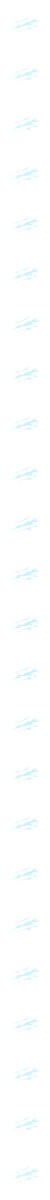
#> input picture art/hullbound_mender_fx/exports/anim_mender_a1_hull_omen_v1.webp, 150 x 3600 px, given in place of P1_hull_omen.png, which was not available (shown at 1/3 size)
$ python build_fx_v2.py --src exports
#> lines starting #> are read from the running program, lines starting #| are printed output that depends on the picture; after the words box and inside, x2 and y2 are one past the last pixel; in counts of white or black regions, pixels touching at a corner belong together
#!/usr/bin/env python3
"""The Hullbound Mender combat clips, v2: built piece by piece from dauntless's paintings, in the approved Mother of
Echoes v9 painted-light method (tnr-animation/v9: kit9.py, pieces13.py, build_painted_moves.py).

Why v2: v1 mostly scaled, slid or faded one whole painting. Here every painting is cut into its own pieces (connected
components lifted off the black, plus angular / radial / along-axis splits of the big connected bodies), and each
piece gets its own timing, easing and path: plates punch up one after another and overshoot, cracks propagate along
their own axis behind a white front, shards fly on ballistic arcs with spin, sparks and motes rise on their own
phases, light builds before every hit and decays after it. Loops are periodic in every term, so they wrap seamlessly.

Light model (kit9): pieces are light on black, screened onto a 3x supersampled frame, bloomed, then turned into
colour + alpha (alpha from energy) so it reads as additive soft light over the dark board. Appears are drawn twice
stacked by the renderer, so their alpha is pre-compensated (a' = 1 - sqrt(1 - a)); loops are drawn once.

Geometry and export match v1 (mender_fx_v1.json): 150 px square frames, a vertical strip, 50 ms per frame, the hex
footprint 120 x 60 centred (2.5 hex-height clip, SKYGLASS_MENDER_PITCH.md section 9), lossless webp, 24 frames
(3600 px strip, under the 4096 px phone texture limit), each strip under 450 KB.

    python3 art/hullbound_mender_fx/build_fx_v2.py --src /mnt/project-files/tnr/art/mender_inbox \
        [--preview DIR] [--only key,key]
"""
import argparse, json, math, os, random, subprocess, shutil
from collections import deque
import numpy as np
from PIL import Image, ImageDraw, ImageFilter, ImageFont

HERE = os.path.dirname(os.path.abspath(__file__))
OUT = os.path.join(HERE, "exports")
VER = "v2"
S, SS = 150, 3                 # output cell, supersampling
HI = S * SS
CX, CY = 75.0, 75.0            # hex centre (output px)
HW, HH = 120, 60               # hex footprint
SPEED = 50
N = 24                         # frames per clip
TAU = 2 * math.pi
WS = 502                       # working size the 1254 px paintings are cut at

CYAN = (.62, .86, 1.0)
GOLD = (1.0, .74, .32)
EMBER = (1.0, .55, .18)
SMOKE = (.70, .78, .84)


# ---------------------------------------------------------------------------------------------------- easing
def cl(t): return max(0.0, min(1.0, t))
def ease_out(t): t = cl(t); return 1 - (1 - t) ** 3
def ease_in(t): t = cl(t); return t ** 2.4
def ease_io(t): t = cl(t); return t * t * (3 - 2 * t)
def back_out(t, o=1.9):
    t = cl(t) - 1
    return 1 + t * t * ((o + 1) * t + o)
def bump(t, a, b):
    if t <= a or t >= b: return 0.0
    return math.sin(math.pi * (t - a) / (b - a))
def frac(x): return x - math.floor(x)


# ---------------------------------------------------------------------------------------------------- pieces
class Piece:
    """A light piece cut from a painting: rgb (light on black), its crop box centre c in working coords, plus maps
    (same shape as rgb[..., 0]) cropped from full-painting fields: t (along an axis), d (distance from a base), etc."""
    def __init__(self, rgb, box, **meta):
        self.rgb = rgb; self.box = box
        x0, y0, x1, y1 = box
        self.c = ((x0 + x1) / 2, (y0 + y1) / 2)
        self.maps = {}
        self.__dict__.update(meta)

    def crop(self, name, field):
        x0, y0, x1, y1 = self.box
        self.maps[name] = field[y0:y1, x0:x1]
        return self.maps[name]


def lift(path):
    im = Image.open(path).convert("RGB").resize((WS, WS), Image.LANCZOS)
    a = np.asarray(im, float) / 255
    m = a.max(axis=2, keepdims=True)
    return a * np.clip((m - .02) / .05, 0, 1)                    # true black, soft floor, no grey haze


def label(mask):
    """8-connected components of a bool mask -> (labels, [dict(id, n, x0, y0, x1, y1)])."""
    H, W = mask.shape
    lab = np.zeros((H, W), np.int32); comps = []; n = 0
    ys, xs = np.nonzero(mask)
    for y, x in zip(ys, xs):
        if lab[y, x]: continue
        n += 1; q = deque([(y, x)]); lab[y, x] = n; cnt = 0; bx0 = bx1 = x; by0 = by1 = y
        while q:
            a, b = q.popleft(); cnt += 1
            bx0 = min(bx0, b); bx1 = max(bx1, b); by0 = min(by0, a); by1 = max(by1, a)
            for c in (a - 1, a, a + 1):
                for d in (b - 1, b, b + 1):
                    if 0 <= c < H and 0 <= d < W and mask[c, d] and not lab[c, d]:
                        lab[c, d] = n; q.append((c, d))
        comps.append(dict(id=n, n=cnt, x0=bx0, y0=by0, x1=bx1, y1=by1))
    return lab, sorted(comps, key=lambda c: -c["n"])


def grow(mask, r):
    im = Image.fromarray((mask * 255).astype(np.uint8))
    return np.asarray(im.filter(ImageFilter.MaxFilter(2 * r + 1)), float) / 255


def soft(w, r):
    return np.asarray(Image.fromarray((np.clip(w, 0, 1) * 255).astype(np.uint8)).filter(ImageFilter.GaussianBlur(r)), float) / 255


def cut(img, w, pad=4, **meta):
    a = img * w[..., None]
    ys, xs = np.nonzero(a.max(axis=2) > .02)
    if len(ys) == 0: return None
    x0, x1 = max(0, xs.min() - pad), min(WS, xs.max() + pad + 1)
    y0, y1 = max(0, ys.min() - pad), min(WS, ys.max() + pad + 1)
    return Piece(a[y0:y1, x0:x1].copy(), (x0, y0, x1, y1), **meta)


def comp_weight(lab, ids, grow_r=2, blur=1.5):
    m = np.isin(lab, ids).astype(float)
    return soft(grow(m, grow_r), blur) if grow_r else m


def partition(field, bounds, s):
    """Soft partition of unity over a scalar field split at `bounds` (sorted), edge softness s."""
    def step(x): return 1 / (1 + np.exp(-x / s))
    ws = []
    edges = [-1e9] + list(bounds) + [1e9]
    for lo, hi in zip(edges, edges[1:]):
        a = step(field - lo) if lo > -1e8 else 1.0
        b = step(field - hi) if hi < 1e8 else 0.0
        ws.append(np.clip(a - b, 0, 1))
    return ws


def valleys(field, weight, lo, hi, k, sep, smooth=5):
    """Pick up to k split values in [lo, hi] at the low points of the weight histogram over `field`."""
    bins = np.linspace(lo, hi, int(hi - lo) + 1)
    h, _ = np.histogram(field.ravel(), bins=bins, weights=weight.ravel())
    ker = np.ones(smooth) / smooth; h = np.convolve(h, ker, mode="same")
    cs = np.cumsum(h); tot = cs[-1]
    cand = [j for j in range(2, len(h) - 2) if h[j] <= h[j - 1] and h[j] <= h[j + 1]
            and .04 * tot < cs[j] < .96 * tot]
    cand.sort(key=lambda j: h[j])
    pick = []
    for j in cand:
        if all(abs(j - p) >= sep for p in pick): pick.append(j)
        if len(pick) >= k: break
    return sorted(bins[j] + .5 for j in pick)


def pca_t(img, mask=None, head_right=True):
    """Projection of every pixel on the bright pixels' main axis, 0 at one end, 1 at the other (right end = 1)."""
    lum = img.max(axis=2) if mask is None else mask
    ys, xs = np.nonzero(lum > .08); wts = lum[ys, xs]
    mx, my = np.average(xs, weights=wts), np.average(ys, weights=wts)
    cov = np.cov(np.vstack([xs - mx, ys - my]), aweights=wts)
    ev, evec = np.linalg.eigh(cov); v = evec[:, -1]
    if (v[0] < 0) == head_right: v = -v
    YY, XX = np.mgrid[0:WS, 0:WS]
    p = (XX - mx) * v[0] + (YY - my) * v[1]
    pv = (xs - mx) * v[0] + (ys - my) * v[1]
    lo, hi = np.percentile(pv, 1), np.percentile(pv, 99)
    return (p - lo) / (hi - lo), v, (mx, my)


def local_peaks(lum, k, sep, thr=.5):
    """Up to k bright points at least sep px apart (glint spots)."""
    ys, xs = np.nonzero(lum > thr)
    order = np.argsort(-lum[ys, xs])
    pts = []
    for o in order:
        x, y = xs[o], ys[o]
        if all((x - a) ** 2 + (y - b) ** 2 >= sep * sep for a, b in pts): pts.append((x, y))
        if len(pts) >= k: break
    return pts


# [14 lines left out: functions tint, hot, not called in this run]


def blurred(rgb, r, gain=1.0):
    im = Image.fromarray((np.clip(rgb, 0, 1) * 255).astype(np.uint8)).filter(ImageFilter.GaussianBlur(r))
    return np.clip(np.asarray(im, float) / 255 * gain, 0, 1)


# [6 lines left out: function dot, not called in this run]


class Kit:
    """Everything cut from the paintings, with the fields the clips animate."""
    def __init__(self, src):
        rnd = random.Random(7)
        L = lambda n: lift(os.path.join(src, n + ".png"))
        self.YY, self.XX = np.mgrid[0:WS, 0:WS]

        # P1: three frost seams (the three largest components), each with an along-seam field for crack propagation.
        p1 = L("P1_hull_omen"); self.p1 = p1
        lab, cs = label(p1.max(axis=2) > .16)
        big = cs[:3]
        rest = [c["id"] for c in cs[3:]]
        self.seams = []
        for c in sorted(big, key=lambda c: c["y0"]):
            w = comp_weight(lab, [c["id"]], 3, 2)
            t, v, _ = pca_t(p1 * w[..., None])
            pc = cut(p1, w); pc.crop("t", t)
            pc.glints = local_peaks((p1 * w[..., None]).max(axis=2), 4, 40, .6)
            self.seams.append(pc)
        self.p1_box = self._bbox(p1)
        self.p1_glow = blurred(p1, 18, 2.2)

        # P2: the crystal cluster split into plates by angle round its base; small components are chips.
        p2 = L("P2_hull_closes"); self.p2 = p2
        lab, cs = label(p2.max(axis=2) > .14)
        body = comp_weight(lab, [cs[0]["id"]], 3, 1.5)
        lum = p2.max(axis=2) * body
        ys, xs = np.nonzero(lum > .15)
        by = ys.max() - 6
        low = lum[by - 40:by + 6]
        bx = np.average(np.arange(WS)[None, :].repeat(low.shape[0], 0), weights=low + 1e-9)
        self.p2_base = (bx, by)
        ang = np.degrees(np.arctan2(-(self.YY - by), self.XX - bx))
        dist = np.hypot(self.XX - bx, self.YY - by)
        bounds = valleys(np.where(dist > 40, ang, -999), lum * (dist > 40), 5, 175, 6, 9)
        self.plates = []
        for w in partition(ang, bounds, 2.2):
            pc = cut(p2, w * body)
            if pc is None: continue
            sub = (p2.max(axis=2) * w * body)
            if sub.sum() < 50: continue
            th = np.degrees(np.arctan2(-(np.average(self.YY, weights=sub + 1e-9) - by), np.average(self.XX, weights=sub + 1e-9) - bx))
            pc.theta = th
            pc.crop("d", dist); pc.length = float(np.percentile(dist[sub > .2], 99))
            self.plates.append(pc)
        self.p2_chips = [cut(p2, comp_weight(lab, [c["id"]], 2, 1)) for c in cs[1:16]]
        self.p2_box = self._bbox(p2)

        # P3: the chalk line, laid along x (rotated 90 deg): hot core, dust halo, loose specks.
        p3 = np.rot90(L("P3_chalk_line"), -1).copy()
        lum = p3.max(axis=2)
        core_w = soft(np.clip((lum - .45) / .25, 0, 1), 1.2)
        lab, cs = label(lum > .12)
        line_w = comp_weight(lab, [cs[0]["id"]], 4, 2)
        tx = (self.XX - self.XX[lum > .1].min()) / (self.XX[lum > .1].max() - self.XX[lum > .1].min())
        self.line_core = cut(p3, core_w * line_w, 6); self.line_core.crop("t", tx)
        self.line_halo = cut(p3, np.clip(line_w - core_w, 0, 1), 6); self.line_halo.crop("t", tx)
        self.line_halo_blur = cut(blurred(p3 * np.clip(line_w - core_w, 0, 1)[..., None], 3, 1.6), np.ones((WS, WS)), 8)
        self.line_specks = [cut(p3, comp_weight(lab, [c["id"]], 2, .8), 3) for c in cs[1:40] if c["n"] >= 3]
        self.p3_vert = np.rot90(self.line_core.rgb, 1).copy()                    # the core standing upright

        # P4: deck burst. The big body is split into wedges by angle round its base; loose shards are components.
        p4 = L("P4_deck_splits"); self.p4 = p4
        lab, cs = label(p4.max(axis=2) > .12)
        body = comp_weight(lab, [cs[0]["id"]], 2, 1.2)
        lum = p4.max(axis=2) * body
        ys, xs = np.nonzero(lum > .2)
        by = ys.max() - 4
        low = lum[by - 30:by + 4]
        bx = np.average(np.arange(WS)[None, :].repeat(low.shape[0], 0), weights=low + 1e-9)
        self.p4_base = (bx, by)
        ang = np.degrees(np.arctan2(-(self.YY - by), self.XX - bx))
        dist = np.hypot(self.XX - bx, self.YY - by)
        bounds = valleys(np.where(dist > 30, ang, -999), lum * (dist > 30), 5, 175, 7, 10)
        self.wedges = []
        for w in partition(ang, bounds, 2.5):
            sub = p4.max(axis=2) * w * body
            if sub.sum() < 50: continue
            pc = cut(p4, w * body)
            pc.theta = float(np.degrees(np.arctan2(-(np.average(self.YY, weights=sub + 1e-9) - by), np.average(self.XX, weights=sub + 1e-9) - bx)))
            pc.crop("d", dist); pc.length = float(np.percentile(dist[sub > .2], 99))
            self.wedges.append(pc)
        self.shards = [cut(p4, comp_weight(lab, [c["id"]], 1, .8), 3) for c in cs[1:46] if c["n"] >= 6]
        self.p4_box = self._bbox(p4)
        self.p4_root = cut(p4, soft((dist < 70).astype(float), 8) * body, 4)    # the hot split root
        self.p4_root.crop("d", dist)

        # P5: plank body and its embers.
        p5 = L("P5_fresh_plank"); self.p5 = p5
        labw, csw = label(p5.max(axis=2) > .40)                 # the wood itself, without the sparks above it
        w = comp_weight(labw, [csw[0]["id"]], 4, 2)
        t, v, _ = pca_t(p5 * w[..., None])
        self.plank = cut(p5, w); self.plank.crop("t", t)
        self.plank_glow = blurred(tint(self.plank.rgb, GOLD, .2), 10, 1.4)
        self.plank_corners = local_peaks(p5.max(axis=2) * w, 5, 50, .75)
        lab, cs = label((p5.max(axis=2) > .2) & (w < .05))
        self.embers = [cut(p5, comp_weight(lab, [c["id"]], 2, .8), 3) for c in cs[:12] if c["n"] >= 2]
        self.embers = [e for e in self.embers if e is not None]
        self.p5_box = self._bbox(p5 * w[..., None])

        # P6: hammerfall, split by elliptical radius: the star, the floor cracks, the ring; loose debris.
        p6 = L("P6_hammerfall"); self.p6 = p6
        lab, cs = label(p6.max(axis=2) > .12)
        body = comp_weight(lab, [cs[0]["id"]], 2, 1.2)
        b = cs[0]
        rx = (b["x1"] - b["x0"]) / 2; ry = rx * .37
        ccx = (b["x0"] + b["x1"]) / 2; ccy = b["y1"] - ry - 4
        self.p6_c = (ccx, ccy); self.p6_r = (rx, ry)
        rho = np.hypot((self.XX - ccx) / rx, (self.YY - ccy) / ry)
        spike = ((self.YY < ccy) & (np.abs(self.XX - ccx) < 22)).astype(float)
        spike = soft(spike * (self.YY > ccy - 130), 6)
        wst, wcr, wring = partition(rho, [.30, .72], .045)
        wst = np.clip(wst + spike * (rho < .9), 0, 1); wcr = wcr * (1 - spike); wring = wring * (1 - spike)
        self.star = cut(p6, wst * body, 6)
        self.cracks6 = cut(p6, wcr * body, 4); self.cracks6.crop("rho", rho)
        self.ring = cut(p6, wring * body, 4)
        angf = np.degrees(np.arctan2((self.YY - ccy) / ry, (self.XX - ccx) / rx)) % 360
        self.ring.crop("ang", angf)
        self.debris6 = [cut(p6, comp_weight(lab, [c["id"]], 1, .8), 3) for c in cs[1:40] if c["n"] >= 4]
        self.debris6 = [d for d in self.debris6 if d is not None]
        self.star_glow = blurred(self.star.rgb, 12, 2.0)

        # P7: rivet split along its flight axis into head and trail; loose chips.
        p7 = L("P7_rivet"); self.p7 = p7
        lab, cs = label(p7.max(axis=2) > .12)
        body = comp_weight(lab, [cs[0]["id"]], 2, 1.2)
        t, v, _ = pca_t(p7 * body[..., None])
        self.rivet_axis = v
        wtrail, whead = partition(t, [.70], .03)
        self.rivet_head = cut(p7, whead * body, 4)
        self.rivet_trail = cut(p7, wtrail * body, 4); self.rivet_trail.crop("t", t)
        self.rivet_chips = [cut(p7, comp_weight(lab, [c["id"]], 1, .8), 3) for c in cs[1:14] if c["n"] >= 4]
        self.rivet_angle = math.degrees(math.atan2(-v[1], v[0]))                # painted flight direction (deg, y up)

        # extras: grey smoke wisps (four columns) and teal cracks (three), used as dust and floor cracks.
        sm = L("extra_grey_smoke")
        lab, cs = label(sm.max(axis=2) > .10)
        cols = sorted(cs[:4], key=lambda c: c["x0"])
        self.smoke = [cut(sm, comp_weight(lab, [c["id"]], 3, 2), 4) for c in cols]
        for s in self.smoke: s.crop("v", (self.YY - s.box[1]) / max(1, s.box[3] - s.box[1]))
        self.smoke_soft = []                                    # blurred and greyed: dust puffs, not thin squiggles
        for s in self.smoke:
            q = Piece(np.clip(blurred(s.rgb, 13, 2.6) * np.array(SMOKE), 0, 1), s.box); q.maps = s.maps
            self.smoke_soft.append(q)
        self.star_cyan = tint(self.star.rgb, CYAN, .3)
        self.star_glow_cyan = tint(self.star_glow, CYAN, .1)
        tc = L("extra_teal_cracks")
        lab, cs = label(tc.max(axis=2) > .10)
        cols = sorted(cs[:3], key=lambda c: c["x0"])
        self.tcracks = []
        for c in cols:
            w = comp_weight(lab, [c["id"]], 3, 1.5)
            pc = cut(tc, w, 4)
            rgb = np.rot90(tint(pc.rgb, CYAN, .5), -1).copy()                  # lying along x
            h, wd = rgb.shape[:2]
            self.tcracks.append(Piece(rgb, (0, 0, wd, h)))
            self.tcracks[-1].maps["t"] = np.tile(np.linspace(0, 1, wd)[None, :], (h, 1))

        self.dot_s = dot(6, (.55, .62, .68), core=0.0)
        self.dot_c = dot(6, CYAN); self.dot_g = dot(6, EMBER); self.dot_w = dot(6, (.9, .95, 1.0))

    def _bbox(self, img):
        ys, xs = np.nonzero(img.max(axis=2) > .06)
        return xs.min(), ys.min(), xs.max(), ys.max()


# ---------------------------------------------------------------------------------------------------- frame
def hex_mask(feather=3, inset=2):
#> called with feather = 3, inset = 2
    m = Image.new("L", (HI, HI), 0)
#> m: PIL image 450x450 L; every value is 0
    w, h = (HW / 2 - inset) * SS, (HH / 2 - inset) * SS
    cx, cy = CX * SS, CY * SS
    ImageDraw.Draw(m).polygon([(cx - w, cy), (cx - w / 2, cy - h), (cx + w / 2, cy - h), (cx + w, cy),
                               (cx + w / 2, cy + h), (cx - w / 2, cy + h)], fill=255)
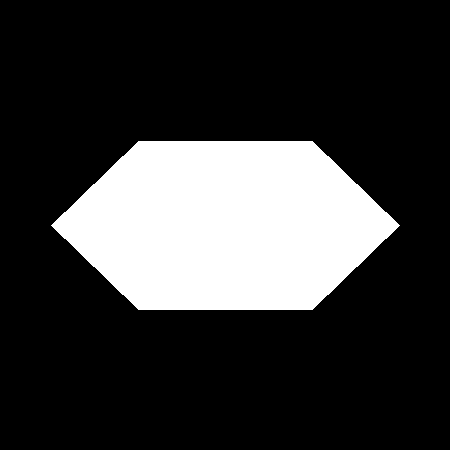
#> m: PIL image 450x450 L; 21.8% white; 1 white region, box (x1, y1, x2, y2) and area: (51, 141, 400, 310) 44185
    return np.asarray(m.filter(ImageFilter.GaussianBlur(feather * SS)), float)[..., None] / 255


HEXM = hex_mask()
_rs = {}


# [10 lines left out: function _resize, not called in this run]


class Frame:
    def __init__(self):
        self.layers = {"L": np.zeros((HI, HI, 3)), "F": np.zeros((HI, HI, 3))}   # F = floor, clipped to the hex

    def layer(self, name):
        if name not in self.layers: self.layers[name] = np.zeros((HI, HI, 3))
        return self.layers[name]

    # [41 lines left out: functions put, modulate, not called in this run]

    def merge(self, name, into="L"):
        a = self.layers.pop(name)
        L = self.layer(into); self.layers[into] = 1 - (1 - L) * (1 - a)

    # [26 lines left out: functions bloom, finish, not called in this run]


def blank(): return Image.new("RGBA", (S, S), (0, 0, 0, 0))


# [180 lines left out: functions tf, a1_hull_omen, plate_layout, a2_hull_close, a2_floor_pieces, a2_hull_floor, not called in this run]


LINE_Y = 80.0


# [319 lines left out: functions line_geo, a3_split_omen, a4_split_break, a5_fresh_plank, a6_hammerfall, a7_rivet_volley and 1 more, not called in this run]


CLIPS = [("a1_hull_omen", a1_hull_omen), ("a2_hull_close", a2_hull_close), ("a2_hull_floor", a2_hull_floor),
         ("a3_split_omen", a3_split_omen), ("a4_split_break", a4_split_break), ("a5_fresh_plank", a5_fresh_plank),
         ("a6_hammerfall", a6_hammerfall), ("a7_rivet_volley", a7_rivet_volley), ("a8_last_tier_aura", a8_last_tier_aura)]

LABELS = {"a1_hull_omen": "Hull omen (loop)", "a2_hull_close": "Hull closes", "a2_hull_floor": "Glass-grown floor (loop)",
          "a3_split_omen": "Keel Splitter omen (loop)", "a4_split_break": "Keel Splitter breaks",
          "a5_fresh_plank": "Fresh Plank (loop)", "a6_hammerfall": "Hammerfall", "a7_rivet_volley": "Rivet Volley",
          "a8_last_tier_aura": "Last tier aura (loop)"}


# [115 lines left out: functions strip, render, export, board_tile, over, font and 3 more, not called in this run]


def main():
    ap = argparse.ArgumentParser()
    ap.add_argument("--src", required=True)
    ap.add_argument("--preview")
    ap.add_argument("--only")
    ap.add_argument("--no-export", action="store_true")
    a = ap.parse_args()
    K = Kit(a.src)
#> the loop in label, `for y, x in zip(ys, xs):` made 34334 passes
#> (y, x) on passes 2 to 4: (6, 292), (6, 293), (6, 294)
#> after the loop in label, `for y, x in zip(ys, xs):`:
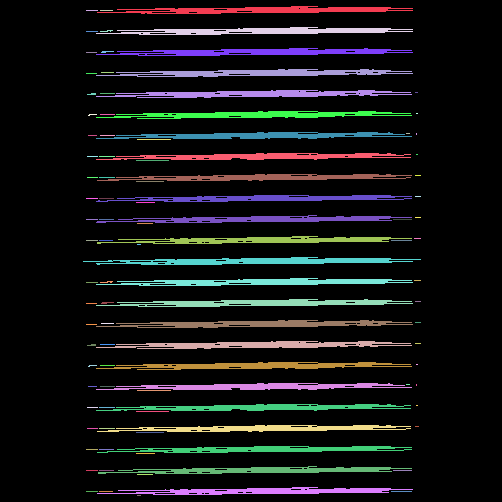
#> lab: shape (502, 502) int32; 105 distinct labels, from 0 to 104; one colour per label, 0 black
#> after the loop in label, `for y, x in zip(ys, xs):`: comps = 104 items; n = 104
#> in __init__, `lab, cs = label(p1.max(axis=2) > .16)`: cs = 104 items
#> in __init__, `big = cs[:3]`: big = 3 items
#> in __init__, `rest = [c["id"] for c in cs[3:]]`: rest = 101 values, max 104 at index 93, min 1 at index 6, mean 52.73
#> the loop in __init__, `for c in sorted(big, key=lambda c: c["y0"]):` made 3 passes
#> (mx in pca_t, my in pca_t, cov in pca_t, ev in pca_t, evec in pca_t, v, lo in pca_t, hi in pca_t) on passes 1 to 3: (265.5, 93.35, [[5263.8, -46.95], [-46.95, 2.64]], [2.22, 5264.2], [[-0.00892, -1], [-1, 0.00892]], [1, -0.00892], -164.2, 141.5), (262.5, 260.7, [[5583, -43.95], [-43.95, 2.59]], [2.24, 5583.3], [[-0.00788, -1], [-1, 0.00788]], [1, -0.00788], -166.5, 148.5), (265.5, 344.4, [[5268.3, -47.07], [-47.07, 2.64]], [2.22, 5268.7], [[-0.00894, -1], [-1, 0.00894]], [1, -0.00894], -164.2, 141.5)
#> pass 1, in comp_weight, `m = np.isin(lab, ids).astype(float)`:
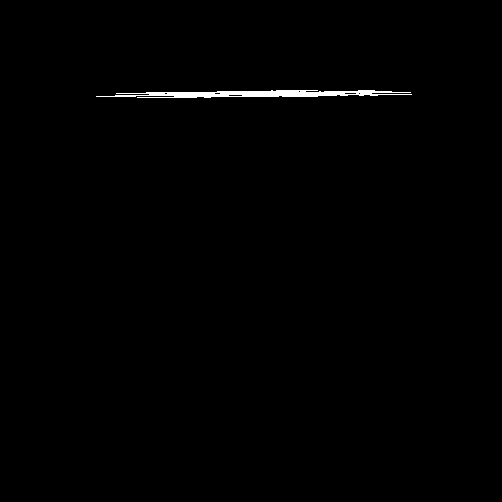
#> m: shape (502, 502) float64; values 0 (black) and 1 (white), 0.58% white; 1 white region, box (x1, y1, x2, y2) and area: (96, 90, 412, 98) 1462
#> after the loop in __init__, `for c in sorted(big, key=lambda c: c["y0"]):`: self.seams = 3 items
#> in __init__, `self.p1_box = self._bbox(p1)`: self.p1_box = (80, 6, 421, 495)
#> in blurred, `return np.clip(np.asarray(im, float) / 255 * gain, 0, 1)`:
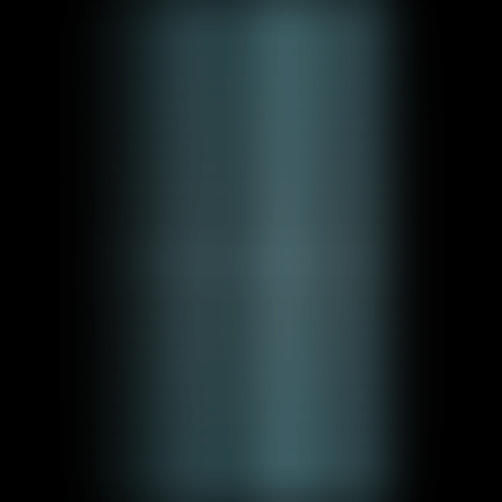
#> returned value: shape (502, 502, 3) float64; mean of channels 0, 1, 2 0.0999, 0.148, 0.157; drawn as R, G, B
#> call 2 of lift, with path = 'exports/P2_hull_closes.png'
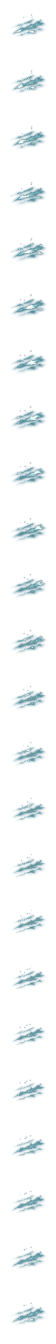
#> input picture art/hullbound_mender_fx/exports/anim_mender_a1_hull_omen_v2s1.webp, 112 x 2688 px, given in place of P2_hull_closes.png, which was not available (shown at 1/2 size)
#> in label (call 2), `ys, xs = np.nonzero(mask)`:
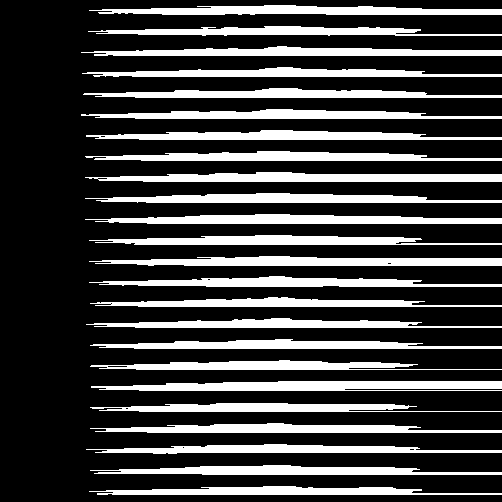
#> mask: shape (502, 502) bool; 25.4% white; 24 white regions, largest, box (x1, y1, x2, y2) and area: (91, 381, 502, 391) 3364, (85, 172, 502, 182) 3132, (89, 256, 502, 266) 3080
#> the loop in label (call 2), `for y, x in zip(ys, xs):` made 63906 passes
#> (y, x) on passes 2 to 4: (5, 265), (5, 266), (5, 267)
#> after the loop in label (call 2), `for y, x in zip(ys, xs):`:
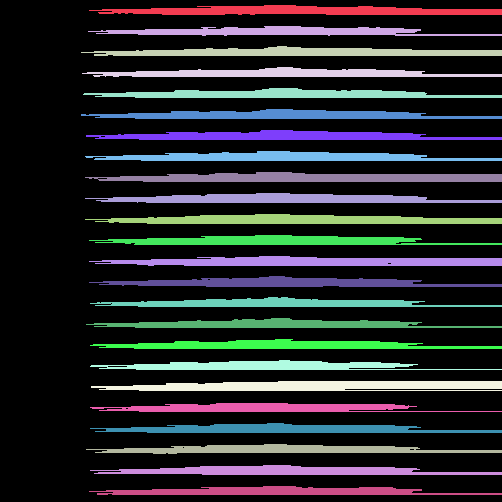
#> lab: shape (502, 502) int32; 25 distinct labels, from 0 to 24; one colour per label, 0 black
#> after the loop in label (call 2), `for y, x in zip(ys, xs):`: comps = 24 items; n = 24
#> in __init__, `lab, cs = label(p2.max(axis=2) > .14)`: cs = 24 items
#> (the rest of the program and of its run is left out)
